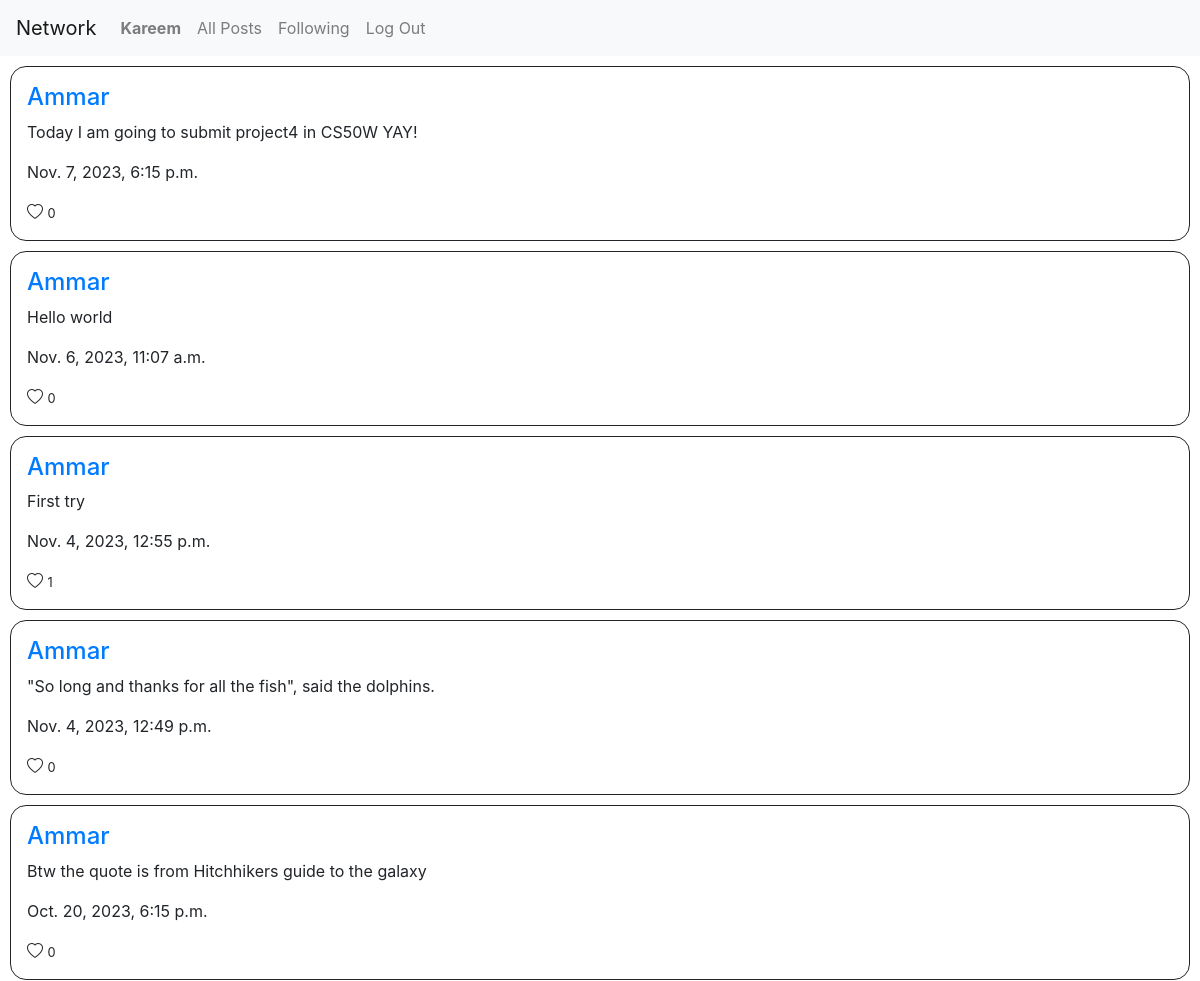
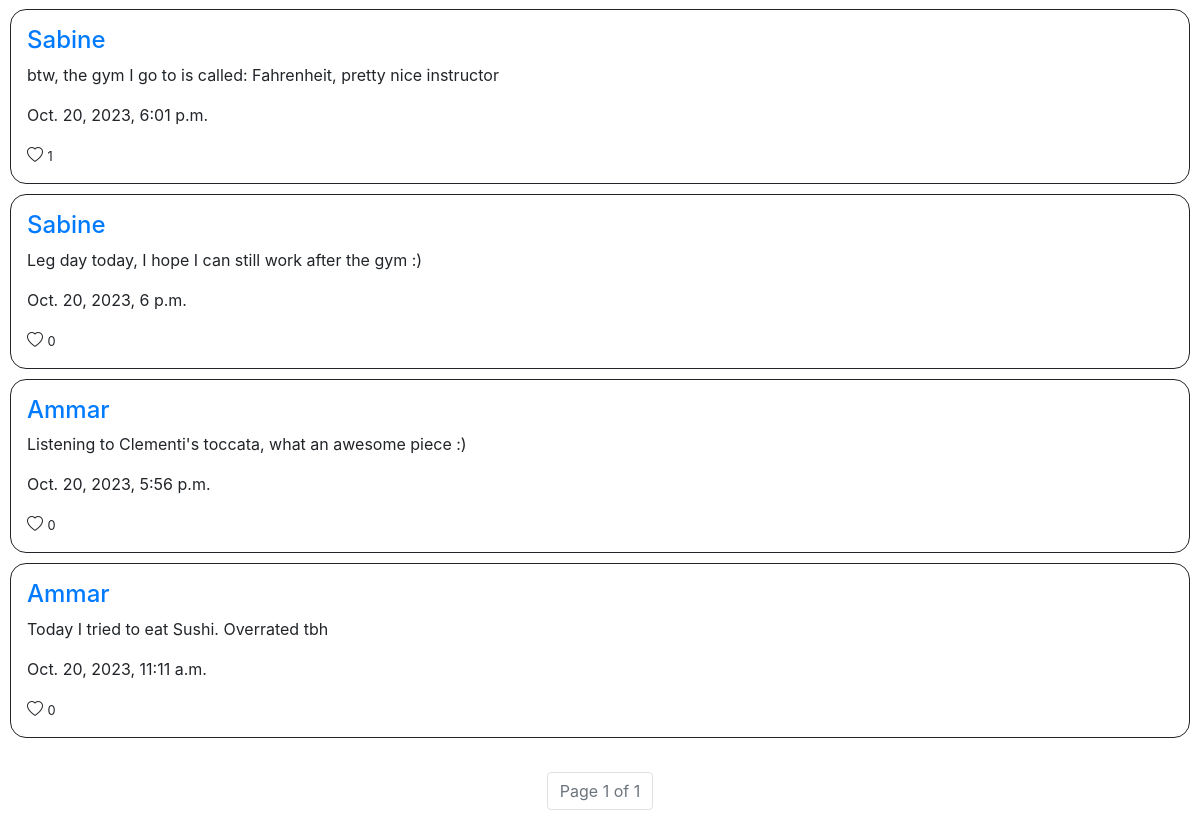
The app's page /following (signed in) with its own data (2 pictures, top to bottom).
### network/models.py (models this page shows)
class User(AbstractUser):
    follow = models.ManyToManyField('self', symmetrical = False ,related_name="followers")

class Post(models.Model):
    content = models.CharField(max_length = 256)
    user = models.ForeignKey(User, on_delete=models.CASCADE,related_name="Posts")
    time = models.DateTimeField()
    likes = models.ManyToManyField(User, related_name = "liked_posts", blank=True)

### network/views.py (the view)
# urls.py: path("following", views.following, name = "following"),
def following(request):
    if request.user.is_authenticated:
        f = request.user.follow.all()
        p = []
        posts = Post.objects.all().order_by('time').reverse()
        for post in posts:
            if post.user in f:
                p.append(post)
        pag = Paginator(p, 10)
        page = request.GET.get("page")
        pst = pag.get_page(page)
        return render(request, "network/following.html", {
            "posts" : pst
        })
    return HttpResponseRedirect(reverse("index"))

### network/templates/network/following.html (shortened to what this page needs)
{% extends "network/layout.html" %}
{% load static %}
{%block body%}
{% for p in posts %}
<div class = "post" data-id="{{ p.id }}" id = "posts" data-post = "{{ p.id }}"  style="border: 1px solid; padding: 16px; margin: 10px; border-radius: 16px;">
    <a href="{%url 'profile' p.user.username%}"><h4>{{p.user}}</h4></a>
    <p>{{p.content}}</p>
    <p>{{p.time}}</p>
    <button class="like-button custom" data-id="{{ p.id }}">
        {%if user in p.likes.all%}
            <i class="bi bi-heart-fill"></i>
        {%else%}
            <i class="bi bi-heart"></i>
        {%endif%}
    </button>
    <small class = "counter">{{p.likes.count}}</small>
</div>
{% empty %}
<p>No From Followings</p>
{% endfor %}
    <br>
    <nav aria-label="Page navigation example">
        <ul class="pagination justify-content-center">
        <li class="page-item disabled" ><a class="page-link" href="#">Page {{posts.number}} of {{posts.paginator.num_pages}}</a></li>
        </ul>
    </nav>
{%endblock%}

### network/templates/network/layout.html (shortened to what this page needs)
{% load static %}
<!DOCTYPE html>
<html lang="en">
    <head>
        <link rel="stylesheet" href="https://stackpath.bootstrapcdn.com/bootstrap/4.4.1/css/bootstrap.min.css">
        <link href="{% static 'network/styles.css' %}" rel="stylesheet">
    <link rel="stylesheet" href="https://cdn.jsdelivr.net/npm/bootstrap-icons@1.3.0/font/bootstrap-icons.css">
    </head>
    <body>
        <nav class="navbar navbar-expand-lg navbar-light bg-light">
            <a class="navbar-brand" href="#">Network</a>
            <div>
              <ul class="navbar-nav mr-auto">
                {% if user.is_authenticated %}
                    <li class="nav-item">
                        <a class="nav-link" href="#"><strong>{{ user.username }}</strong></a>
                    </li>
                {% endif %}
                <li class="nav-item">
                  <a class="nav-link" href="{% url 'index' %}">All Posts</a>
                </li>
                {% if user.is_authenticated %}
                    <li class="nav-item">
                        <a class="nav-link" href="{%url 'following' %}">Following</a>
                    </li>
                    <li class="nav-item">
                        <a class="nav-link" href="{% url 'logout' %}">Log Out</a>
                    </li>
                {% endif %}
              </ul>
            </div>
          </nav>
        <div class="body">
            {% block body %}
            {% endblock %}
        </div>
    </body>
</html>

### network/templates/network/layout.html (style rules this page uses)
.custom { background: none; border: none; padding: 0; cursor: pointer; font-size: inherit; color: inherit; text-align: inherit; }

### records on screen
User: username "Kareem"
Post: user "Ammar", content "Today I am going to submit project4 in CS50W YAY!", time "Nov. 7, 2023, 6:15 p.m.", likes.count "0"
Post: user "Ammar", content "Hello world", time "Nov. 6, 2023, 11:07 a.m.", likes.count "0"
Post: user "Ammar", content "First try", time "Nov. 4, 2023, 12:55 p.m.", likes.count "1"
Post: user "Ammar", content "\"So long and thanks for all the fish\", said the dolphins.", time "Nov. 4, 2023, 12:49 p.m.", likes.count "0"
Post: user "Ammar", content "Btw the quote is from Hitchhikers guide to the galaxy", time "Oct. 20, 2023, 6:15 p.m.", likes.count "0"
Post: user "Sabine", content "btw, the gym I go to is called: Fahrenheit, pretty nice instructor", time "Oct. 20, 2023, 6:01 p.m.", likes.count "1"
Post: user "Sabine", content "Leg day today, I hope I can still work after the gym :)", time "Oct. 20, 2023, 6 p.m.", likes.count "0"
Post: user "Ammar", content "Listening to Clementi's toccata, what an awesome piece :)", time "Oct. 20, 2023, 5:56 p.m.", likes.count "0"
Post: user "Ammar", content "Today I tried to eat Sushi. Overrated tbh", time "Oct. 20, 2023, 11:11 a.m.", likes.count "0"

### other values on screen
{{ posts.number }} "1"
{{ posts.paginator.num_pages }} "1"
